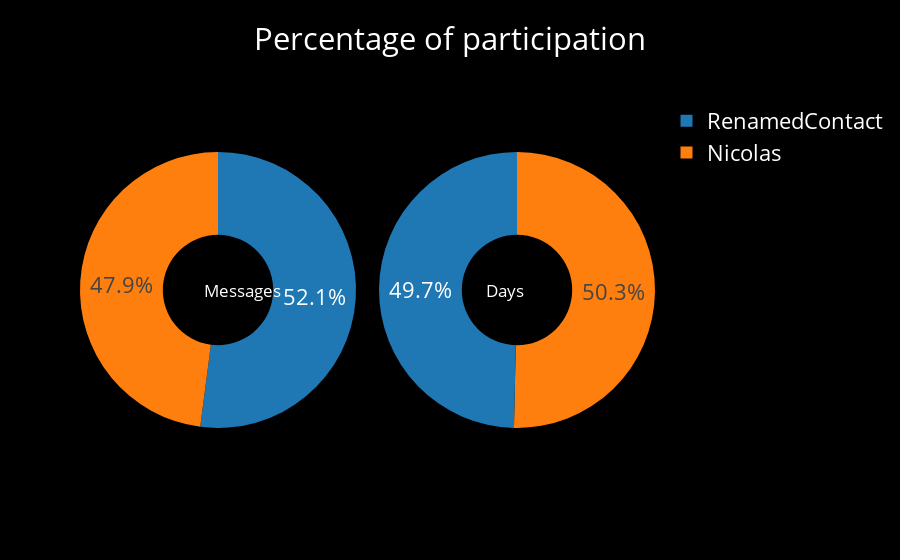

The code cell stored with this chart in its notebook:
### Code cell
iplot(wa.plot_overall_participition(nb_mode=True))

### Figure 1 — Plotly figure (JSON) as saved in the notebook; plotly's stock layout.template omitted (floating-point values rounded to 4 significant figures)
{"data": [{"domain": {"x": [0, 0.48]}, "hole": 0.4, "hoverinfo": "label+percent+name", "labels": ["Nicolas", "RenamedContact"], "name": "Percentage of messages sent", "type": "pie", "uid": "a1e8e570-516e-4e4c-b7d4-5f29e72e4c0a", "values": [0.4794, 0.5206]}, {"domain": {"x": [0.52, 1]}, "hole": 0.4, "hoverinfo": "label+percent+name", "labels": ["Nicolas", "RenamedContact"], "name": "Percentage of days of participation", "type": "pie", "uid": "22643d7d-fdde-4394-a463-d04a0cd0806c", "values": [0.8229, 0.8114]}], "layout": {"annotations": [{"font": {"size": 17}, "showarrow": false, "text": "Messages", "x": 0.213, "y": 0.5}, {"font": {"size": 17}, "showarrow": false, "text": "Days", "x": 0.775, "y": 0.5}], "font": {"color": "white", "size": 22}, "paper_bgcolor": "black", "plot_bgcolor": "black", "title": "Percentage of participation", "xaxis": {"automargin": true, "showticklabels": true, "tickfont": {"color": "white", "size": 14}, "titlefont": {"color": "white", "size": 18}}, "yaxis": {"automargin": true, "showticklabels": true, "tickfont": {"color": "white", "size": 14}, "titlefont": {"color": "white", "size": 18}}}}
